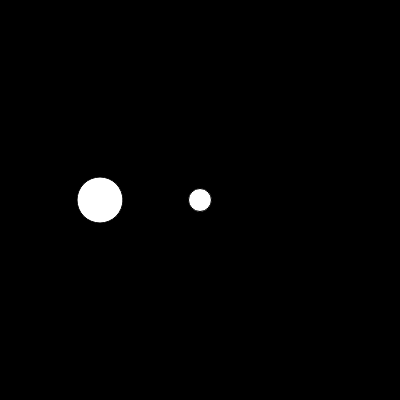
Frame 1 (no input)
Frame 60 (no input): identical to frame 1, image omitted
Frame 120 (the mouse pressed at the canvas centre since frame 60): identical to frame 1, image omitted

The p5.js sketch that drew this single still picture (run headless with seeded random() and noise() and a simulated clock; from frame 60 on, the mouse is pressed at the canvas centre):

// p5.js sketch
// ── sketch.js
var nums= [100,12,46,72];
var num= 23;

function setup() {
createCanvas(400,400);
}

function draw() {
  background(0);
  ellipse (100,200,nums[2],nums[2]);
  ellipse (200,200,num,num);
}
